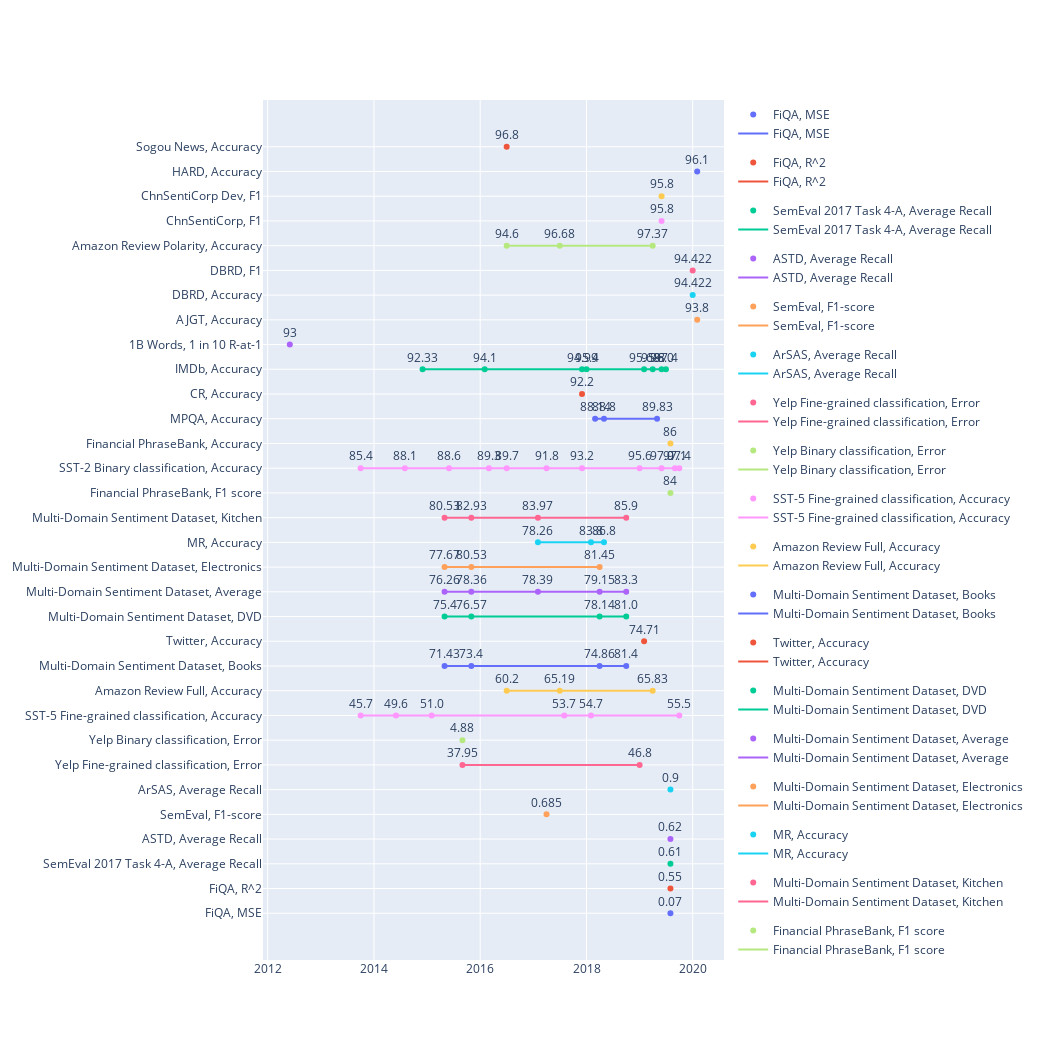

Source (notebook cell):
### Code cell
import pandas as pd
import plotly.express as px

fig1 = px.scatter(ratio_df, x = 'date', y = 'unique_ds', color='unique_ds',  text="value"
              ) 


fig2 = px.line(ratio_df, x = 'date', y = 'unique_ds', color='unique_ds'
              )    

fig2.update_layout(showlegend=False)

fig3 = go.Figure(data=fig1.data + fig2.data)

fig3.update_layout(
    autosize=True,
    width=1040,
    height=1040)


fig3.update_traces(textposition='top center')

### Figure 1 — Plotly figure (JSON) as saved in the notebook; plotly's stock layout.template omitted (floating-point values rounded to 4 significant figures)
{"data": [{"hovertemplate": "unique_ds=%{y}<br>date=%{x}<br>value=%{text}<extra></extra>", "legendgroup": "FiQA, MSE", "marker": {"color": "#636efa", "symbol": "circle"}, "mode": "markers+text", "name": "FiQA, MSE", "orientation": "v", "showlegend": true, "text": ["0.07"], "textposition": "top center", "type": "scatter", "x": ["2019-08-01T00:00:00"], "xaxis": "x", "y": ["FiQA, MSE"], "yaxis": "y"}, {"hovertemplate": "unique_ds=%{y}<br>date=%{x}<br>value=%{text}<extra></extra>", "legendgroup": "FiQA, R^2", "marker": {"color": "#EF553B", "symbol": "circle"}, "mode": "markers+text", "name": "FiQA, R^2", "orientation": "v", "showlegend": true, "text": ["0.55"], "textposition": "top center", "type": "scatter", "x": ["2019-08-01T00:00:00"], "xaxis": "x", "y": ["FiQA, R^2"], "yaxis": "y"}, {"hovertemplate": "unique_ds=%{y}<br>date=%{x}<br>value=%{text}<extra></extra>", "legendgroup": "SemEval 2017 Task 4-A, Average Recall", "marker": {"color": "#00cc96", "symbol": "circle"}, "mode": "markers+text", "name": "SemEval 2017 Task 4-A, Average Recall", "orientation": "v", "showlegend": true, "text": ["0.61"], "textposition": "top center", "type": "scatter", "x": ["2019-08-01T00:00:00"], "xaxis": "x", "y": ["SemEval 2017 Task 4-A, Average Recall"], "yaxis": "y"}, {"hovertemplate": "unique_ds=%{y}<br>date=%{x}<br>value=%{text}<extra></extra>", "legendgroup": "ASTD, Average Recall", "marker": {"color": "#ab63fa", "symbol": "circle"}, "mode": "markers+text", "name": "ASTD, Average Recall", "orientation": "v", "showlegend": true, "text": ["0.62"], "textposition": "top center", "type": "scatter", "x": ["2019-08-01T00:00:00"], "xaxis": "x", "y": ["ASTD, Average Recall"], "yaxis": "y"}, {"hovertemplate": "unique_ds=%{y}<br>date=%{x}<br>value=%{text}<extra></extra>", "legendgroup": "SemEval, F1-score", "marker": {"color": "#FFA15A", "symbol": "circle"}, "mode": "markers+text", "name": "SemEval, F1-score", "orientation": "v", "showlegend": true, "text": ["0.685"], "textposition": "top center", "type": "scatter", "x": ["2017-04-01T00:00:00"], "xaxis": "x", "y": ["SemEval, F1-score"], "yaxis": "y"}, {"hovertemplate": "unique_ds=%{y}<br>date=%{x}<br>value=%{text}<extra></extra>", "legendgroup": "ArSAS, Average Recall", "marker": {"color": "#19d3f3", "symbol": "circle"}, "mode": "markers+text", "name": "ArSAS, Average Recall", "orientation": "v", "showlegend": true, "text": ["0.9"], "textposition": "top center", "type": "scatter", "x": ["2019-08-01T00:00:00"], "xaxis": "x", "y": ["ArSAS, Average Recall"], "yaxis": "y"}, {"hovertemplate": "unique_ds=%{y}<br>date=%{x}<br>value=%{text}<extra></extra>", "legendgroup": "Yelp Fine-grained classification, Error", "marker": {"color": "#FF6692", "symbol": "circle"}, "mode": "markers+text", "name": "Yelp Fine-grained classification, Error", "orientation": "v", "showlegend": true, "text": ["37.95", "46.8"], "textposition": "top center", "type": "scatter", "x": ["2015-09-01T00:00:00", "2019-01-01T00:00:00"], "xaxis": "x", "y": ["Yelp Fine-grained classification, Error", "Yelp Fine-grained classification, Error"], "yaxis": "y"}, {"hovertemplate": "unique_ds=%{y}<br>date=%{x}<br>value=%{text}<extra></extra>", "legendgroup": "Yelp Binary classification, Error", "marker": {"color": "#B6E880", "symbol": "circle"}, "mode": "markers+text", "name": "Yelp Binary classification, Error", "orientation": "v", "showlegend": true, "text": ["4.88"], "textposition": "top center", "type": "scatter", "x": ["2015-09-01T00:00:00"], "xaxis": "x", "y": ["Yelp Binary classification, Error"], "yaxis": "y"}, {"hovertemplate": "unique_ds=%{y}<br>date=%{x}<br>value=%{text}<extra></extra>", "legendgroup": "SST-5 Fine-grained classification, Accuracy", "marker": {"color": "#FF97FF", "symbol": "circle"}, "mode": "markers+text", "name": "SST-5 Fine-grained classification, Accuracy", "orientation": "v", "showlegend": true, "text": ["45.7", "49.6", "51.0", "53.7", "54.7", "55.5"], "textposition": "top center", "type": "scatter", "x": ["2013-10-01T00:00:00", "2014-06-01T00:00:00", "2015-02-01T00:00:00", "2017-08-01T00:00:00", "2018-02-01T00:00:00", "2019-10-01T00:00:00"], "xaxis": "x", "y": ["SST-5 Fine-grained classification, Accuracy", "SST-5 Fine-grained classification, Accuracy", "SST-5 Fine-grained classification, Accuracy", "SST-5 Fine-grained classification, Accuracy", "SST-5 Fine-grained classification, Accuracy", "SST-5 Fine-grained classification, Accuracy"], "yaxis": "y"}, {"hovertemplate": "unique_ds=%{y}<br>date=%{x}<br>value=%{text}<extra></extra>", "legendgroup": "Amazon Review Full, Accuracy", "marker": {"color": "#FECB52", "symbol": "circle"}, "mode": "markers+text", "name": "Amazon Review Full, Accuracy", "orientation": "v", "showlegend": true, "text": ["60.2", "65.19", "65.83"], "textposition": "top center", "type": "scatter", "x": ["2016-07-01T00:00:00", "2017-07-01T00:00:00", "2019-04-01T00:00:00"], "xaxis": "x", "y": ["Amazon Review Full, Accuracy", "Amazon Review Full, Accuracy", "Amazon Review Full, Accuracy"], "yaxis": "y"}, {"hovertemplate": "unique_ds=%{y}<br>date=%{x}<br>value=%{text}<extra></extra>", "legendgroup": "Multi-Domain Sentiment Dataset, Books", "marker": {"color": "#636efa", "symbol": "circle"}, "mode": "markers+text", "name": "Multi-Domain Sentiment Dataset, Books", "orientation": "v", "showlegend": true, "text": ["71.43", "73.4", "74.86", "81.4"], "textposition": "top center", "type": "scatter", "x": ["2015-05-01T00:00:00", "2015-11-01T00:00:00", "2018-04-01T00:00:00", "2018-10-01T00:00:00"], "xaxis": "x", "y": ["Multi-Domain Sentiment Dataset, Books", "Multi-Domain Sentiment Dataset, Books", "Multi-Domain Sentiment Dataset, Books", "Multi-Domain Sentiment Dataset, Books"], "yaxis": "y"}, {"hovertemplate": "unique_ds=%{y}<br>date=%{x}<br>value=%{text}<extra></extra>", "legendgroup": "Twitter, Accuracy", "marker": {"color": "#EF553B", "symbol": "circle"}, "mode": "markers+text", "name": "Twitter, Accuracy", "orientation": "v", "showlegend": true, "text": ["74.71"], "textposition": "top center", "type": "scatter", "x": ["2019-02-01T00:00:00"], "xaxis": "x", "y": ["Twitter, Accuracy"], "yaxis": "y"}, {"hovertemplate": "unique_ds=%{y}<br>date=%{x}<br>value=%{text}<extra></extra>", "legendgroup": "Multi-Domain Sentiment Dataset, DVD", "marker": {"color": "#00cc96", "symbol": "circle"}, "mode": "markers+text", "name": "Multi-Domain Sentiment Dataset, DVD", "orientation": "v", "showlegend": true, "text": ["75.4", "76.57", "78.14", "81.0"], "textposition": "top center", "type": "scatter", "x": ["2015-05-01T00:00:00", "2015-11-01T00:00:00", "2018-04-01T00:00:00", "2018-10-01T00:00:00"], "xaxis": "x", "y": ["Multi-Domain Sentiment Dataset, DVD", "Multi-Domain Sentiment Dataset, DVD", "Multi-Domain Sentiment Dataset, DVD", "Multi-Domain Sentiment Dataset, DVD"], "yaxis": "y"}, {"hovertemplate": "unique_ds=%{y}<br>date=%{x}<br>value=%{text}<extra></extra>", "legendgroup": "Multi-Domain Sentiment Dataset, Average", "marker": {"color": "#ab63fa", "symbol": "circle"}, "mode": "markers+text", "name": "Multi-Domain Sentiment Dataset, Average", "orientation": "v", "showlegend": true, "text": ["76.26", "78.36", "78.39", "79.15", "83.3"], "textposition": "top center", "type": "scatter", "x": ["2015-05-01T00:00:00", "2015-11-01T00:00:00", "2017-02-01T00:00:00", "2018-04-01T00:00:00", "2018-10-01T00:00:00"], "xaxis": "x", "y": ["Multi-Domain Sentiment Dataset, Average", "Multi-Domain Sentiment Dataset, Average", "Multi-Domain Sentiment Dataset, Average", "Multi-Domain Sentiment Dataset, Average", "Multi-Domain Sentiment Dataset, Average"], "yaxis": "y"}, {"hovertemplate": "unique_ds=%{y}<br>date=%{x}<br>value=%{text}<extra></extra>", "legendgroup": "Multi-Domain Sentiment Dataset, Electronics", "marker": {"color": "#FFA15A", "symbol": "circle"}, "mode": "markers+text", "name": "Multi-Domain Sentiment Dataset, Electronics", "orientation": "v", "showlegend": true, "text": ["77.67", "80.53", "81.45"], "textposition": "top center", "type": "scatter", "x": ["2015-05-01T00:00:00", "2015-11-01T00:00:00", "2018-04-01T00:00:00"], "xaxis": "x", "y": ["Multi-Domain Sentiment Dataset, Electronics", "Multi-Domain Sentiment Dataset, Electronics", "Multi-Domain Sentiment Dataset, Electronics"], "yaxis": "y"}, {"hovertemplate": "unique_ds=%{y}<br>date=%{x}<br>value=%{text}<extra></extra>", "legendgroup": "MR, Accuracy", "marker": {"color": "#19d3f3", "symbol": "circle"}, "mode": "markers+text", "name": "MR, Accuracy", "orientation": "v", "showlegend": true, "text": ["78.26", "83.8", "86.8"], "textposition": "top center", "type": "scatter", "x": ["2017-02-01T00:00:00", "2018-02-01T00:00:00", "2018-05-01T00:00:00"], "xaxis": "x", "y": ["MR, Accuracy", "MR, Accuracy", "MR, Accuracy"], "yaxis": "y"}, {"hovertemplate": "unique_ds=%{y}<br>date=%{x}<br>value=%{text}<extra></extra>", "legendgroup": "Multi-Domain Sentiment Dataset, Kitchen", "marker": {"color": "#FF6692", "symbol": "circle"}, "mode": "markers+text", "name": "Multi-Domain Sentiment Dataset, Kitchen", "orientation": "v", "showlegend": true, "text": ["80.53", "82.93", "83.97", "85.9"], "textposition": "top center", "type": "scatter", "x": ["2015-05-01T00:00:00", "2015-11-01T00:00:00", "2017-02-01T00:00:00", "2018-10-01T00:00:00"], "xaxis": "x", "y": ["Multi-Domain Sentiment Dataset, Kitchen", "Multi-Domain Sentiment Dataset, Kitchen", "Multi-Domain Sentiment Dataset, Kitchen", "Multi-Domain Sentiment Dataset, Kitchen"], "yaxis": "y"}, {"hovertemplate": "unique_ds=%{y}<br>date=%{x}<br>value=%{text}<extra></extra>", "legendgroup": "Financial PhraseBank, F1 score", "marker": {"color": "#B6E880", "symbol": "circle"}, "mode": "markers+text", "name": "Financial PhraseBank, F1 score", "orientation": "v", "showlegend": true, "text": ["84"], "textposition": "top center", "type": "scatter", "x": ["2019-08-01T00:00:00"], "xaxis": "x", "y": ["Financial PhraseBank, F1 score"], "yaxis": "y"}, {"hovertemplate": "unique_ds=%{y}<br>date=%{x}<br>value=%{text}<extra></extra>", "legendgroup": "SST-2 Binary classification, Accuracy", "marker": {"color": "#FF97FF", "symbol": "circle"}, "mode": "markers+text", "name": "SST-2 Binary classification, Accuracy", "orientation": "v", "showlegend": true, "text": ["85.4", "88.1", "88.6", "89.3", "89.7", "91.8", "93.2", "95.6", "97.0", "97.1", "97.4"], "textposition": "top center", "type": "scatter", "x": ["2013-10-01T00:00:00", "2014-08-01T00:00:00", "2015-06-01T00:00:00", "2016-03-01T00:00:00", "2016-07-01T00:00:00", "2017-04-01T00:00:00", "2017-12-01T00:00:00", "2019-01-01T00:00:00", "2019-06-01T00:00:00", "2019-09-01T00:00:00", "2019-10-01T00:00:00"], "xaxis": "x", "y": ["SST-2 Binary classification, Accuracy", "SST-2 Binary classification, Accuracy", "SST-2 Binary classification, Accuracy", "SST-2 Binary classification, Accuracy", "SST-2 Binary classification, Accuracy", "SST-2 Binary classification, Accuracy", "SST-2 Binary classification, Accuracy", "SST-2 Binary classification, Accuracy", "SST-2 Binary classification, Accuracy", "SST-2 Binary classification, Accuracy", "SST-2 Binary classification, Accuracy"], "yaxis": "y"}, {"hovertemplate": "unique_ds=%{y}<br>date=%{x}<br>value=%{text}<extra></extra>", "legendgroup": "Financial PhraseBank, Accuracy", "marker": {"color": "#FECB52", "symbol": "circle"}, "mode": "markers+text", "name": "Financial PhraseBank, Accuracy", "orientation": "v", "showlegend": true, "text": ["86"], "textposition": "top center", "type": "scatter", "x": ["2019-08-01T00:00:00"], "xaxis": "x", "y": ["Financial PhraseBank, Accuracy"], "yaxis": "y"}, {"hovertemplate": "unique_ds=%{y}<br>date=%{x}<br>value=%{text}<extra></extra>", "legendgroup": "MPQA, Accuracy", "marker": {"color": "#636efa", "symbol": "circle"}, "mode": "markers+text", "name": "MPQA, Accuracy", "orientation": "v", "showlegend": true, "text": ["88.14", "88.8", "89.83"], "textposition": "top center", "type": "scatter", "x": ["2018-03-01T00:00:00", "2018-05-01T00:00:00", "2019-05-01T00:00:00"], "xaxis": "x", "y": ["MPQA, Accuracy", "MPQA, Accuracy", "MPQA, Accuracy"], "yaxis": "y"}, {"hovertemplate": "unique_ds=%{y}<br>date=%{x}<br>value=%{text}<extra></extra>", "legendgroup": "CR, Accuracy", "marker": {"color": "#EF553B", "symbol": "circle"}, "mode": "markers+text", "name": "CR, Accuracy", "orientation": "v", "showlegend": true, "text": ["92.2"], "textposition": "top center", "type": "scatter", "x": ["2017-12-01T00:00:00"], "xaxis": "x", "y": ["CR, Accuracy"], "yaxis": "y"}, {"hovertemplate": "unique_ds=%{y}<br>date=%{x}<br>value=%{text}<extra></extra>", "legendgroup": "IMDb, Accuracy", "marker": {"color": "#00cc96", "symbol": "circle"}, "mode": "markers+text", "name": "IMDb, Accuracy", "orientation": "v", "showlegend": true, "text": ["92.33", "94.1", "94.99", "95.4", "95.68", "95.8", "96.0", "97.4"], "textposition": "top center", "type": "scatter", "x": ["2014-12-01T00:00:00", "2016-02-01T00:00:00", "2017-12-01T00:00:00", "2018-01-01T00:00:00", "2019-02-01T00:00:00", "2019-04-01T00:00:00", "2019-06-01T00:00:00", "2019-07-01T00:00:00"], "xaxis": "x", "y": ["IMDb, Accuracy", "IMDb, Accuracy", "IMDb, Accuracy", "IMDb, Accuracy", "IMDb, Accuracy", "IMDb, Accuracy", "IMDb, Accuracy", "IMDb, Accuracy"], "yaxis": "y"}, {"hovertemplate": "unique_ds=%{y}<br>date=%{x}<br>value=%{text}<extra></extra>", "legendgroup": "1B Words, 1 in 10 R-at-1", "marker": {"color": "#ab63fa", "symbol": "circle"}, "mode": "markers+text", "name": "1B Words, 1 in 10 R-at-1", "orientation": "v", "showlegend": true, "text": ["93"], "textposition": "top center", "type": "scatter", "x": ["2012-06-01T00:00:00"], "xaxis": "x", "y": ["1B Words, 1 in 10 R-at-1"], "yaxis": "y"}, {"hovertemplate": "unique_ds=%{y}<br>date=%{x}<br>value=%{text}<extra></extra>", "legendgroup": "AJGT, Accuracy", "marker": {"color": "#FFA15A", "symbol": "circle"}, "mode": "markers+text", "name": "AJGT, Accuracy", "orientation": "v", "showlegend": true, "text": ["93.8"], "textposition": "top center", "type": "scatter", "x": ["2020-02-01T00:00:00"], "xaxis": "x", "y": ["AJGT, Accuracy"], "yaxis": "y"}, {"hovertemplate": "unique_ds=%{y}<br>date=%{x}<br>value=%{text}<extra></extra>", "legendgroup": "DBRD, Accuracy", "marker": {"color": "#19d3f3", "symbol": "circle"}, "mode": "markers+text", "name": "DBRD, Accuracy", "orientation": "v", "showlegend": true, "text": ["94.422"], "textposition": "top center", "type": "scatter", "x": ["2020-01-01T00:00:00"], "xaxis": "x", "y": ["DBRD, Accuracy"], "yaxis": "y"}, {"hovertemplate": "unique_ds=%{y}<br>date=%{x}<br>value=%{text}<extra></extra>", "legendgroup": "DBRD, F1", "marker": {"color": "#FF6692", "symbol": "circle"}, "mode": "markers+text", "name": "DBRD, F1", "orientation": "v", "showlegend": true, "text": ["94.422"], "textposition": "top center", "type": "scatter", "x": ["2020-01-01T00:00:00"], "xaxis": "x", "y": ["DBRD, F1"], "yaxis": "y"}, {"hovertemplate": "unique_ds=%{y}<br>date=%{x}<br>value=%{text}<extra></extra>", "legendgroup": "Amazon Review Polarity, Accuracy", "marker": {"color": "#B6E880", "symbol": "circle"}, "mode": "markers+text", "name": "Amazon Review Polarity, Accuracy", "orientation": "v", "showlegend": true, "text": ["94.6", "96.68", "97.37"], "textposition": "top center", "type": "scatter", "x": ["2016-07-01T00:00:00", "2017-07-01T00:00:00", "2019-04-01T00:00:00"], "xaxis": "x", "y": ["Amazon Review Polarity, Accuracy", "Amazon Review Polarity, Accuracy", "Amazon Review Polarity, Accuracy"], "yaxis": "y"}, {"hovertemplate": "unique_ds=%{y}<br>date=%{x}<br>value=%{text}<extra></extra>", "legendgroup": "ChnSentiCorp, F1", "marker": {"color": "#FF97FF", "symbol": "circle"}, "mode": "markers+text", "name": "ChnSentiCorp, F1", "orientation": "v", "showlegend": true, "text": ["95.8"], "textposition": "top center", "type": "scatter", "x": ["2019-06-01T00:00:00"], "xaxis": "x", "y": ["ChnSentiCorp, F1"], "yaxis": "y"}, {"hovertemplate": "unique_ds=%{y}<br>date=%{x}<br>value=%{text}<extra></extra>", "legendgroup": "ChnSentiCorp Dev, F1", "marker": {"color": "#FECB52", "symbol": "circle"}, "mode": "markers+text", "name": "ChnSentiCorp Dev, F1", "orientation": "v", "showlegend": true, "text": ["95.8"], "textposition": "top center", "type": "scatter", "x": ["2019-06-01T00:00:00"], "xaxis": "x", "y": ["ChnSentiCorp Dev, F1"], "yaxis": "y"}, {"hovertemplate": "unique_ds=%{y}<br>date=%{x}<br>value=%{text}<extra></extra>", "legendgroup": "HARD, Accuracy", "marker": {"color": "#636efa", "symbol": "circle"}, "mode": "markers+text", "name": "HARD, Accuracy", "orientation": "v", "showlegend": true, "text": ["96.1"], "textposition": "top center", "type": "scatter", "x": ["2020-02-01T00:00:00"], "xaxis": "x", "y": ["HARD, Accuracy"], "yaxis": "y"}, {"hovertemplate": "unique_ds=%{y}<br>date=%{x}<br>value=%{text}<extra></extra>", "legendgroup": "Sogou News, Accuracy", "marker": {"color": "#EF553B", "symbol": "circle"}, "mode": "markers+text", "name": "Sogou News, Accuracy", "orientation": "v", "showlegend": true, "text": ["96.8"], "textposition": "top center", "type": "scatter", "x": ["2016-07-01T00:00:00"], "xaxis": "x", "y": ["Sogou News, Accuracy"], "yaxis": "y"}, {"hovertemplate": "unique_ds=%{y}<br>date=%{x}<extra></extra>", "legendgroup": "FiQA, MSE", "line": {"color": "#636efa", "dash": "solid"}, "mode": "lines", "name": "FiQA, MSE", "orientation": "v", "showlegend": true, "textposition": "top center", "type": "scatter", "x": ["2019-08-01T00:00:00"], "xaxis": "x", "y": ["FiQA, MSE"], "yaxis": "y"}, {"hovertemplate": "unique_ds=%{y}<br>date=%{x}<extra></extra>", "legendgroup": "FiQA, R^2", "line": {"color": "#EF553B", "dash": "solid"}, "mode": "lines", "name": "FiQA, R^2", "orientation": "v", "showlegend": true, "textposition": "top center", "type": "scatter", "x": ["2019-08-01T00:00:00"], "xaxis": "x", "y": ["FiQA, R^2"], "yaxis": "y"}, {"hovertemplate": "unique_ds=%{y}<br>date=%{x}<extra></extra>", "legendgroup": "SemEval 2017 Task 4-A, Average Recall", "line": {"color": "#00cc96", "dash": "solid"}, "mode": "lines", "name": "SemEval 2017 Task 4-A, Average Recall", "orientation": "v", "showlegend": true, "textposition": "top center", "type": "scatter", "x": ["2019-08-01T00:00:00"], "xaxis": "x", "y": ["SemEval 2017 Task 4-A, Average Recall"], "yaxis": "y"}, {"hovertemplate": "unique_ds=%{y}<br>date=%{x}<extra></extra>", "legendgroup": "ASTD, Average Recall", "line": {"color": "#ab63fa", "dash": "solid"}, "mode": "lines", "name": "ASTD, Average Recall", "orientation": "v", "showlegend": true, "textposition": "top center", "type": "scatter", "x": ["2019-08-01T00:00:00"], "xaxis": "x", "y": ["ASTD, Average Recall"], "yaxis": "y"}, {"hovertemplate": "unique_ds=%{y}<br>date=%{x}<extra></extra>", "legendgroup": "SemEval, F1-score", "line": {"color": "#FFA15A", "dash": "solid"}, "mode": "lines", "name": "SemEval, F1-score", "orientation": "v", "showlegend": true, "textposition": "top center", "type": "scatter", "x": ["2017-04-01T00:00:00"], "xaxis": "x", "y": ["SemEval, F1-score"], "yaxis": "y"}, {"hovertemplate": "unique_ds=%{y}<br>date=%{x}<extra></extra>", "legendgroup": "ArSAS, Average Recall", "line": {"color": "#19d3f3", "dash": "solid"}, "mode": "lines", "name": "ArSAS, Average Recall", "orientation": "v", "showlegend": true, "textposition": "top center", "type": "scatter", "x": ["2019-08-01T00:00:00"], "xaxis": "x", "y": ["ArSAS, Average Recall"], "yaxis": "y"}, {"hovertemplate": "unique_ds=%{y}<br>date=%{x}<extra></extra>", "legendgroup": "Yelp Fine-grained classification, Error", "line": {"color": "#FF6692", "dash": "solid"}, "mode": "lines", "name": "Yelp Fine-grained classification, Error", "orientation": "v", "showlegend": true, "textposition": "top center", "type": "scatter", "x": ["2015-09-01T00:00:00", "2019-01-01T00:00:00"], "xaxis": "x", "y": ["Yelp Fine-grained classification, Error", "Yelp Fine-grained classification, Error"], "yaxis": "y"}, {"hovertemplate": "unique_ds=%{y}<br>date=%{x}<extra></extra>", "legendgroup": "Yelp Binary classification, Error", "line": {"color": "#B6E880", "dash": "solid"}, "mode": "lines", "name": "Yelp Binary classification, Error", "orientation": "v", "showlegend": true, "textposition": "top center", "type": "scatter", "x": ["2015-09-01T00:00:00"], "xaxis": "x", "y": ["Yelp Binary classification, Error"], "yaxis": "y"}, {"hovertemplate": "unique_ds=%{y}<br>date=%{x}<extra></extra>", "legendgroup": "SST-5 Fine-grained classification, Accuracy", "line": {"color": "#FF97FF", "dash": "solid"}, "mode": "lines", "name": "SST-5 Fine-grained classification, Accuracy", "orientation": "v", "showlegend": true, "textposition": "top center", "type": "scatter", "x": ["2013-10-01T00:00:00", "2014-06-01T00:00:00", "2015-02-01T00:00:00", "2017-08-01T00:00:00", "2018-02-01T00:00:00", "2019-10-01T00:00:00"], "xaxis": "x", "y": ["SST-5 Fine-grained classification, Accuracy", "SST-5 Fine-grained classification, Accuracy", "SST-5 Fine-grained classification, Accuracy", "SST-5 Fine-grained classification, Accuracy", "SST-5 Fine-grained classification, Accuracy", "SST-5 Fine-grained classification, Accuracy"], "yaxis": "y"}, {"hovertemplate": "unique_ds=%{y}<br>date=%{x}<extra></extra>", "legendgroup": "Amazon Review Full, Accuracy", "line": {"color": "#FECB52", "dash": "solid"}, "mode": "lines", "name": "Amazon Review Full, Accuracy", "orientation": "v", "showlegend": true, "textposition": "top center", "type": "scatter", "x": ["2016-07-01T00:00:00", "2017-07-01T00:00:00", "2019-04-01T00:00:00"], "xaxis": "x", "y": ["Amazon Review Full, Accuracy", "Amazon Review Full, Accuracy", "Amazon Review Full, Accuracy"], "yaxis": "y"}, {"hovertemplate": "unique_ds=%{y}<br>date=%{x}<extra></extra>", "legendgroup": "Multi-Domain Sentiment Dataset, Books", "line": {"color": "#636efa", "dash": "solid"}, "mode": "lines", "name": "Multi-Domain Sentiment Dataset, Books", "orientation": "v", "showlegend": true, "textposition": "top center", "type": "scatter", "x": ["2015-05-01T00:00:00", "2015-11-01T00:00:00", "2018-04-01T00:00:00", "2018-10-01T00:00:00"], "xaxis": "x", "y": ["Multi-Domain Sentiment Dataset, Books", "Multi-Domain Sentiment Dataset, Books", "Multi-Domain Sentiment Dataset, Books", "Multi-Domain Sentiment Dataset, Books"], "yaxis": "y"}, {"hovertemplate": "unique_ds=%{y}<br>date=%{x}<extra></extra>", "legendgroup": "Twitter, Accuracy", "line": {"color": "#EF553B", "dash": "solid"}, "mode": "lines", "name": "Twitter, Accuracy", "orientation": "v", "showlegend": true, "textposition": "top center", "type": "scatter", "x": ["2019-02-01T00:00:00"], "xaxis": "x", "y": ["Twitter, Accuracy"], "yaxis": "y"}, {"hovertemplate": "unique_ds=%{y}<br>date=%{x}<extra></extra>", "legendgroup": "Multi-Domain Sentiment Dataset, DVD", "line": {"color": "#00cc96", "dash": "solid"}, "mode": "lines", "name": "Multi-Domain Sentiment Dataset, DVD", "orientation": "v", "showlegend": true, "textposition": "top center", "type": "scatter", "x": ["2015-05-01T00:00:00", "2015-11-01T00:00:00", "2018-04-01T00:00:00", "2018-10-01T00:00:00"], "xaxis": "x", "y": ["Multi-Domain Sentiment Dataset, DVD", "Multi-Domain Sentiment Dataset, DVD", "Multi-Domain Sentiment Dataset, DVD", "Multi-Domain Sentiment Dataset, DVD"], "yaxis": "y"}, {"hovertemplate": "unique_ds=%{y}<br>date=%{x}<extra></extra>", "legendgroup": "Multi-Domain Sentiment Dataset, Average", "line": {"color": "#ab63fa", "dash": "solid"}, "mode": "lines", "name": "Multi-Domain Sentiment Dataset, Average", "orientation": "v", "showlegend": true, "textposition": "top center", "type": "scatter", "x": ["2015-05-01T00:00:00", "2015-11-01T00:00:00", "2017-02-01T00:00:00", "2018-04-01T00:00:00", "2018-10-01T00:00:00"], "xaxis": "x", "y": ["Multi-Domain Sentiment Dataset, Average", "Multi-Domain Sentiment Dataset, Average", "Multi-Domain Sentiment Dataset, Average", "Multi-Domain Sentiment Dataset, Average", "Multi-Domain Sentiment Dataset, Average"], "yaxis": "y"}, {"hovertemplate": "unique_ds=%{y}<br>date=%{x}<extra></extra>", "legendgroup": "Multi-Domain Sentiment Dataset, Electronics", "line": {"color": "#FFA15A", "dash": "solid"}, "mode": "lines", "name": "Multi-Domain Sentiment Dataset, Electronics", "orientation": "v", "showlegend": true, "textposition": "top center", "type": "scatter", "x": ["2015-05-01T00:00:00", "2015-11-01T00:00:00", "2018-04-01T00:00:00"], "xaxis": "x", "y": ["Multi-Domain Sentiment Dataset, Electronics", "Multi-Domain Sentiment Dataset, Electronics", "Multi-Domain Sentiment Dataset, Electronics"], "yaxis": "y"}, {"hovertemplate": "unique_ds=%{y}<br>date=%{x}<extra></extra>", "legendgroup": "MR, Accuracy", "line": {"color": "#19d3f3", "dash": "solid"}, "mode": "lines", "name": "MR, Accuracy", "orientation": "v", "showlegend": true, "textposition": "top center", "type": "scatter", "x": ["2017-02-01T00:00:00", "2018-02-01T00:00:00", "2018-05-01T00:00:00"], "xaxis": "x", "y": ["MR, Accuracy", "MR, Accuracy", "MR, Accuracy"], "yaxis": "y"}, {"hovertemplate": "unique_ds=%{y}<br>date=%{x}<extra></extra>", "legendgroup": "Multi-Domain Sentiment Dataset, Kitchen", "line": {"color": "#FF6692", "dash": "solid"}, "mode": "lines", "name": "Multi-Domain Sentiment Dataset, Kitchen", "orientation": "v", "showlegend": true, "textposition": "top center", "type": "scatter", "x": ["2015-05-01T00:00:00", "2015-11-01T00:00:00", "2017-02-01T00:00:00", "2018-10-01T00:00:00"], "xaxis": "x", "y": ["Multi-Domain Sentiment Dataset, Kitchen", "Multi-Domain Sentiment Dataset, Kitchen", "Multi-Domain Sentiment Dataset, Kitchen", "Multi-Domain Sentiment Dataset, Kitchen"], "yaxis": "y"}, {"hovertemplate": "unique_ds=%{y}<br>date=%{x}<extra></extra>", "legendgroup": "Financial PhraseBank, F1 score", "line": {"color": "#B6E880", "dash": "solid"}, "mode": "lines", "name": "Financial PhraseBank, F1 score", "orientation": "v", "showlegend": true, "textposition": "top center", "type": "scatter", "x": ["2019-08-01T00:00:00"], "xaxis": "x", "y": ["Financial PhraseBank, F1 score"], "yaxis": "y"}, {"hovertemplate": "unique_ds=%{y}<br>date=%{x}<extra></extra>", "legendgroup": "SST-2 Binary classification, Accuracy", "line": {"color": "#FF97FF", "dash": "solid"}, "mode": "lines", "name": "SST-2 Binary classification, Accuracy", "orientation": "v", "showlegend": true, "textposition": "top center", "type": "scatter", "x": ["2013-10-01T00:00:00", "2014-08-01T00:00:00", "2015-06-01T00:00:00", "2016-03-01T00:00:00", "2016-07-01T00:00:00", "2017-04-01T00:00:00", "2017-12-01T00:00:00", "2019-01-01T00:00:00", "2019-06-01T00:00:00", "2019-09-01T00:00:00", "2019-10-01T00:00:00"], "xaxis": "x", "y": ["SST-2 Binary classification, Accuracy", "SST-2 Binary classification, Accuracy", "SST-2 Binary classification, Accuracy", "SST-2 Binary classification, Accuracy", "SST-2 Binary classification, Accuracy", "SST-2 Binary classification, Accuracy", "SST-2 Binary classification, Accuracy", "SST-2 Binary classification, Accuracy", "SST-2 Binary classification, Accuracy", "SST-2 Binary classification, Accuracy", "SST-2 Binary classification, Accuracy"], "yaxis": "y"}, {"hovertemplate": "unique_ds=%{y}<br>date=%{x}<extra></extra>", "legendgroup": "Financial PhraseBank, Accuracy", "line": {"color": "#FECB52", "dash": "solid"}, "mode": "lines", "name": "Financial PhraseBank, Accuracy", "orientation": "v", "showlegend": true, "textposition": "top center", "type": "scatter", "x": ["2019-08-01T00:00:00"], "xaxis": "x", "y": ["Financial PhraseBank, Accuracy"], "yaxis": "y"}, {"hovertemplate": "unique_ds=%{y}<br>date=%{x}<extra></extra>", "legendgroup": "MPQA, Accuracy", "line": {"color": "#636efa", "dash": "solid"}, "mode": "lines", "name": "MPQA, Accuracy", "orientation": "v", "showlegend": true, "textposition": "top center", "type": "scatter", "x": ["2018-03-01T00:00:00", "2018-05-01T00:00:00", "2019-05-01T00:00:00"], "xaxis": "x", "y": ["MPQA, Accuracy", "MPQA, Accuracy", "MPQA, Accuracy"], "yaxis": "y"}, {"hovertemplate": "unique_ds=%{y}<br>date=%{x}<extra></extra>", "legendgroup": "CR, Accuracy", "line": {"color": "#EF553B", "dash": "solid"}, "mode": "lines", "name": "CR, Accuracy", "orientation": "v", "showlegend": true, "textposition": "top center", "type": "scatter", "x": ["2017-12-01T00:00:00"], "xaxis": "x", "y": ["CR, Accuracy"], "yaxis": "y"}, {"hovertemplate": "unique_ds=%{y}<br>date=%{x}<extra></extra>", "legendgroup": "IMDb, Accuracy", "line": {"color": "#00cc96", "dash": "solid"}, "mode": "lines", "name": "IMDb, Accuracy", "orientation": "v", "showlegend": true, "textposition": "top center", "type": "scatter", "x": ["2014-12-01T00:00:00", "2016-02-01T00:00:00", "2017-12-01T00:00:00", "2018-01-01T00:00:00", "2019-02-01T00:00:00", "2019-04-01T00:00:00", "2019-06-01T00:00:00", "2019-07-01T00:00:00"], "xaxis": "x", "y": ["IMDb, Accuracy", "IMDb, Accuracy", "IMDb, Accuracy", "IMDb, Accuracy", "IMDb, Accuracy", "IMDb, Accuracy", "IMDb, Accuracy", "IMDb, Accuracy"], "yaxis": "y"}, {"hovertemplate": "unique_ds=%{y}<br>date=%{x}<extra></extra>", "legendgroup": "1B Words, 1 in 10 R-at-1", "line": {"color": "#ab63fa", "dash": "solid"}, "mode": "lines", "name": "1B Words, 1 in 10 R-at-1", "orientation": "v", "showlegend": true, "textposition": "top center", "type": "scatter", "x": ["2012-06-01T00:00:00"], "xaxis": "x", "y": ["1B Words, 1 in 10 R-at-1"], "yaxis": "y"}, {"hovertemplate": "unique_ds=%{y}<br>date=%{x}<extra></extra>", "legendgroup": "AJGT, Accuracy", "line": {"color": "#FFA15A", "dash": "solid"}, "mode": "lines", "name": "AJGT, Accuracy", "orientation": "v", "showlegend": true, "textposition": "top center", "type": "scatter", "x": ["2020-02-01T00:00:00"], "xaxis": "x", "y": ["AJGT, Accuracy"], "yaxis": "y"}, {"hovertemplate": "unique_ds=%{y}<br>date=%{x}<extra></extra>", "legendgroup": "DBRD, Accuracy", "line": {"color": "#19d3f3", "dash": "solid"}, "mode": "lines", "name": "DBRD, Accuracy", "orientation": "v", "showlegend": true, "textposition": "top center", "type": "scatter", "x": ["2020-01-01T00:00:00"], "xaxis": "x", "y": ["DBRD, Accuracy"], "yaxis": "y"}, {"hovertemplate": "unique_ds=%{y}<br>date=%{x}<extra></extra>", "legendgroup": "DBRD, F1", "line": {"color": "#FF6692", "dash": "solid"}, "mode": "lines", "name": "DBRD, F1", "orientation": "v", "showlegend": true, "textposition": "top center", "type": "scatter", "x": ["2020-01-01T00:00:00"], "xaxis": "x", "y": ["DBRD, F1"], "yaxis": "y"}, {"hovertemplate": "unique_ds=%{y}<br>date=%{x}<extra></extra>", "legendgroup": "Amazon Review Polarity, Accuracy", "line": {"color": "#B6E880", "dash": "solid"}, "mode": "lines", "name": "Amazon Review Polarity, Accuracy", "orientation": "v", "showlegend": true, "textposition": "top center", "type": "scatter", "x": ["2016-07-01T00:00:00", "2017-07-01T00:00:00", "2019-04-01T00:00:00"], "xaxis": "x", "y": ["Amazon Review Polarity, Accuracy", "Amazon Review Polarity, Accuracy", "Amazon Review Polarity, Accuracy"], "yaxis": "y"}, {"hovertemplate": "unique_ds=%{y}<br>date=%{x}<extra></extra>", "legendgroup": "ChnSentiCorp, F1", "line": {"color": "#FF97FF", "dash": "solid"}, "mode": "lines", "name": "ChnSentiCorp, F1", "orientation": "v", "showlegend": true, "textposition": "top center", "type": "scatter", "x": ["2019-06-01T00:00:00"], "xaxis": "x", "y": ["ChnSentiCorp, F1"], "yaxis": "y"}, {"hovertemplate": "unique_ds=%{y}<br>date=%{x}<extra></extra>", "legendgroup": "ChnSentiCorp Dev, F1", "line": {"color": "#FECB52", "dash": "solid"}, "mode": "lines", "name": "ChnSentiCorp Dev, F1", "orientation": "v", "showlegend": true, "textposition": "top center", "type": "scatter", "x": ["2019-06-01T00:00:00"], "xaxis": "x", "y": ["ChnSentiCorp Dev, F1"], "yaxis": "y"}, {"hovertemplate": "unique_ds=%{y}<br>date=%{x}<extra></extra>", "legendgroup": "HARD, Accuracy", "line": {"color": "#636efa", "dash": "solid"}, "mode": "lines", "name": "HARD, Accuracy", "orientation": "v", "showlegend": true, "textposition": "top center", "type": "scatter", "x": ["2020-02-01T00:00:00"], "xaxis": "x", "y": ["HARD, Accuracy"], "yaxis": "y"}, {"hovertemplate": "unique_ds=%{y}<br>date=%{x}<extra></extra>", "legendgroup": "Sogou News, Accuracy", "line": {"color": "#EF553B", "dash": "solid"}, "mode": "lines", "name": "Sogou News, Accuracy", "orientation": "v", "showlegend": true, "textposition": "top center", "type": "scatter", "x": ["2016-07-01T00:00:00"], "xaxis": "x", "y": ["Sogou News, Accuracy"], "yaxis": "y"}], "layout": {"autosize": true, "height": 1040, "width": 1040}}
